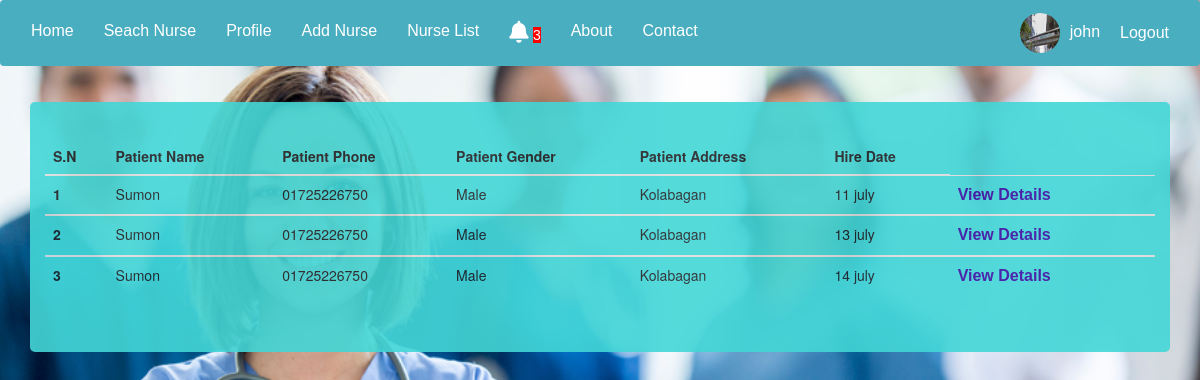
Page /hire_noti/ (signed in) on the committed database.
### account/models.py (models this page shows, shortened)
class Hospital(models.Model):
    user = models.OneToOneField(
        User, blank=True, null=True, on_delete=models.CASCADE)
    name = models.CharField(max_length=200, null=True)
    email = models.CharField(max_length=200, null=True)
    address = models.CharField(max_length=200, null=True)
    phone = models.CharField(max_length=30, null=True)
    register_no = models.CharField(max_length=30, null=True)
    profile_pic = models.ImageField(
        default="default_pic.jpg", null=True, blank=True)

class Hire(models.Model):
    patient = models.ForeignKey(Patient, null=True, on_delete=models.CASCADE)
    hospital = models.ForeignKey(Hospital, null=True, on_delete=models.CASCADE)
    nurse = models.ForeignKey(Nurse, null=True, on_delete=models.CASCADE)
    hire_date = models.CharField(max_length=200, null=True)
    prescribe_pic = models.ImageField(null=True, blank=True)

class Patient(models.Model):
    user = models.OneToOneField(
        User, null=True, blank=True, on_delete=models.CASCADE)
    name = models.CharField(max_length=200, null=True)
    email = models.CharField(max_length=200, null=True)
    address = models.CharField(max_length=200, null=True)
    phone = models.CharField(max_length=30, null=True)
    gender = models.CharField(max_length=30, null=True)
    age = models.IntegerField(null=True)
    profile_pic = models.ImageField(
        default="default_pic.jpg", null=True, blank=True)

### account/decorators.py (the view)
        def wrapper_func(request, *args, **kwargs):
            group = None
            if request.user.groups.exists():
                group = request.user.groups.all()[0].name
            if group in allowed_roles:
                return view_func(request, *args, **kwargs)
            else:
                return HttpResponse('You are not authorized in the page')

### account/views.py (called while the page is built)
@login_required(login_url='login')
@allowed_users(allowed_roles=['hospital'])
def hire_noti(request):
    hires = request.user.hospital.hire_set.all()
    total_hire = hires.count()
    context = {'hires': hires, 'total_hire': total_hire}
    return render(request, 'users/hire_noti.html', context)

### account/templates/users/hire_noti.html (shortened to what this page needs)
{% extends 'users/main.html' %}
{% block content %}
<div class="container emp-profile">
    <table class="table table-hover">
        <thead>
            <tr>
                <th scope="col">S.N</th>
                <th scope="col">Patient Name</th>
                <th scope="col">Patient Phone</th>
                <th scope="col">Patient Gender</th>
                <th scope="col">Patient Address</th>
                <th scope="col">Hire Date</th>
            </tr>
        </thead>
        {% for hire in hires %}
        <tbody>
            <tr>
                <th scope="row">{{forloop.counter}}</th>
                <td>{{hire.patient.name}}</td>
                <td>{{hire.patient.phone}}</td>
                <td>{{hire.patient.gender}}</td>
                <td>{{hire.patient.address}}</td>
                <td>{{hire.hire_date}}</td>
                <td><a href="{% url 'nurse_reserve_details' hire.id %}" class="font-change">View Details</a>
                </td>
            </tr>
        </tbody>
        {% endfor %}
    </table>
</div>
{% endblock %}

### account/templates/users/navber.html (shortened to what this page needs)
{% load static %}
<nav class="navbar navbar-expand-lg navbar-dark back-color">
    <div class="collapse navbar-collapse" id="navbarNav">
        <ul class="navbar-nav">
            <li class="nav-item active">
                <a class="nav-link" href="{% url 'dashboard'%}">Home</a>
            <li class="nav-item active">
            <li class="nav-item active">
                <a class="nav-link" href="{% url 'search_nurse'%}">Seach Nurse</a>
            </li>
            {% if user.groups.all.0.name == "hospital"%}
            <li class="nav-item active">
                <a class="nav-link" href="{% url 'hospital_profile'%}">Profile</a>
            </li>
            <li class="nav-item active">
                <a class="nav-link" href="{% url 'add_nurse' %}">Add Nurse</a>
            </li>
            <li class="nav-item active">
                <a class="nav-link" href="{% url 'nurse_list'%}">Nurse List</a>
            </li>
            <li class="nav-item active">
                <a class="nav-link" href="{% url 'hire_noti'%}"><i class="fas fa-bell" style="font-size: 22px;"></i>
                    <span style="font-size:14px ;background-color: red;">{{total_hire}}</span></a>
            </li>
            {% endif %}
            <li>
                <a class="nav-link active" href="">About</a>
            </li>
            <li class="nav-item active">
                <a class="nav-link" href="">Contact</a>
            </li>
        </ul>
    </div>
    {% if request.user.is_authenticated %}
    {% if user.groups.all.0.name == "patient"%}
    <span class="hello-msg">
        <a href="{% url 'patient_profile' %}" style="text-decoration: none; margin-right: 0px;">
            <img style="width: 40px;height: 40px;border-radius:50%;" src="{{request.user.patient.profile_pic.url}}">
            {{request.user}}
        </a>
    </span>
    {% else %}
    <span class="hello-msg">
        <a href="{% url 'hospital_profile' %}" style="text-decoration: none; margin-right: 0px;">
            <img style="width: 40px;height: 40px;border-radius:50%; margin-right: 5px;"
                src="{{request.user.hospital.profile_pic.url}}" alt="">
            {{request.user}}
        </a>
    </span>
    {% endif %}
    <span><a class="hello-msg" href="{% url 'logout_user' %}">Logout</a></span>
    {% else %}
    <span><a class="hello-msg" href="{% url 'register_select' %}">SignUp /</a></span>
    <span><a class="hello-msg" href="{% url 'login' %}">/ SignIn</a></span>
    {% endif %}
</nav>

### static/css/main.css (style rules this page uses)
.back-color { background: #4AAEC1; }
.bg { height: 100%; background-position: center; background-repeat: no-repeat; background-size: cover; }
body { background: -webkit-linear-gradient(left, #3931af, #00c6ff); }
.emp-profile { padding: 3%; margin-top: 3%; margin-bottom: 3%; border-radius: 0.5rem; background: #fff; }

### account/templates/users/main.html (style rules this page uses)
body, html { height: 100%; }

### account/templates/users/navber.html (style rules this page uses)
.hello-msg, a { font-size: 16px; color: #fff; margin-right: 20px; font-family: Arial, Helvetica, sans-serif }

### account/templates/users/hire_noti.html (style rules this page uses)
.container { background-color: rgb(67, 214, 214); opacity: .9; }
.font-change { font-weight: bold; color: rgb(59, 16, 161); }

### rows in the picture
Hire: patient.name "Sumon", patient.phone "01725226750", patient.gender "Male", patient.address "Kolabagan", hire_date "11 july"
Hire: patient.name "Sumon", patient.phone "01725226750", patient.gender "Male", patient.address "Kolabagan", hire_date "13 july"
Hire: patient.name "Sumon", patient.phone "01725226750", patient.gender "Male", patient.address "Kolabagan", hire_date "14 july"

### other values in the picture
{{ total_hire }} "3"
{{ request.user }} "john"
